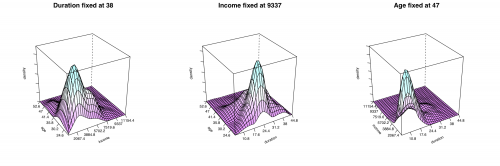

The script that saved this image:
# ----------------------------------------------------------------------------
# Book: SPM
# ----------------------------------------------------------------------------
# See also: -
# ----------------------------------------------------------------------------
# Quantlet: SPMslices3D
# ----------------------------------------------------------------------------
# Description: SPMslices3D computes a kernel density estimate of variables
# Duration of credit, Income and Age of credit data. The density is visualized
# by fixing one variable in each direction.  The bandwidth parameters are
# chosen by Scott's rule of thumb.
# ----------------------------------------------------------------------------
# Author: Yafei Xu, Awdesch Melzer 20130404
# ----------------------------------------------------------------------------

rm(list = ls(all = TRUE))
graphics.off()

require(lattice)
x = read.table("kredit.dat")
x = x[, c(3, 6, 14)]


########### biweight kernel density estimation

ng   = 30  # number of grid
nobs = nrow(x)  # number of obs
h    = 2.5964 * apply(x, 2, sd) * nobs^(-1/7)  # rule-of-thumb bandwidth's

# Duration fix at 38
fix = 38

a   = apply(x, 2, min)
b   = apply(x, 2, max)

for (i in 1:3) {
    assign(paste("grid", i, sep = ""), seq(a[i], b[i], length = ng))
}

X1 = x[, 1]
X2 = x[, 2]
X3 = x[, 3]

fhat = function(x, y) {
    v = matrix(0, ng^2, 1)
    for (i in 1:ng^2) {
        c1 = matrix(fix, nobs, 1)
        c2 = matrix(x[i], nobs, 1)
        c3 = matrix(y[i], nobs, 1)
        v[i] = (1/(nobs * h[1] * h[2] * h[3])) * sum(((15/16) * (1 - ((c1 - X1)/h[1])^2)^2) * 
            as.numeric(abs((c1 - X1)/h[1]) <= 1) * ((15/16) * (1 - ((c2 - X2)/h[2])^2)^2) * 
            as.numeric(abs((c2 - X2)/h[2]) <= 1) * ((15/16) * (1 - ((c3 - X3)/h[3])^2)^2) * 
            as.numeric(abs((c3 - X3)/h[3]) <= 1))
    }
    return(v)
}
### 
outer931 = outer(grid2, grid3, fhat)

par.set = list(axis.line = list(col = "transparent"), clip = list(panel = "off"))
# true function plor
p1 = wireframe(outer931, drape = TRUE, colorkey = F, ticktype = "detailed", main = paste("Duration fixed at", 
    fix), screen = list(z = 30, x = -60), scales = list(arrows = FALSE, col = "black", 
    distance = 1, tick.number = 8, cex = 0.7, x = list(labels = round(seq(a[2], 
        b[2], length = 11), 1)), y = list(labels = round(seq(a[3], b[3], length = 11), 
        1)), z = list(labels = rep(" ", 11))), xlab = list("income", rot = 25, 
    cex = 0.7), ylab = list("age", rot = -50, cex = 0.7), zlab = list("density", 
    rot = 95, cex = 0.7), par.settings = par.set)

# Income fixed at 9337
fix = 9337
fhat = function(x, y) {
    v = matrix(0, ng^2, 1)
    for (i in 1:ng^2) {
        c1 = matrix(x[i], nobs, 1)
        c2 = matrix(fix, nobs, 1)
        c3 = matrix(y[i], nobs, 1)
        v[i] = (1/(nobs * h[1] * h[2] * h[3])) * sum(((15/16) * (1 - ((c1 - X1)/h[1])^2)^2) * 
            as.numeric(abs((c1 - X1)/h[1]) <= 1) * ((15/16) * (1 - ((c2 - X2)/h[2])^2)^2) * 
            as.numeric(abs((c2 - X2)/h[2]) <= 1) * ((15/16) * (1 - ((c3 - X3)/h[3])^2)^2) * 
            as.numeric(abs((c3 - X3)/h[3]) <= 1))
    }
    return(v)
}

outer932 = outer(grid1, grid3, fhat)

# plot 2
p2 = wireframe(outer932, drape = TRUE, colorkey = F, ticktype = "detailed", main = paste("Income fixed at", 
    fix), screen = list(z = 30, x = -60), scales = list(arrows = FALSE, col = "black", 
    distance = 1, tick.number = 8, cex = 0.7, x = list(labels = round(seq(a[1], 
        b[1], length = 11), 1)), y = list(labels = round(seq(a[3], b[3], length = 11), 
        1)), z = list(labels = rep(" ", 11))), xlab = list("duration", rot = 25, 
    cex = 0.7), ylab = list("age", rot = -50, cex = 0.7), zlab = list("density", 
    rot = 95, cex = 0.7), par.settings = par.set)

# age fix at 47
fix  = 47
fhat = function(x, y) {
    v = matrix(0, ng^2, 1)
    for (i in 1:ng^2) {
        c1 = matrix(x[i], nobs, 1)
        c2 = matrix(y[i], nobs, 1)
        c3 = matrix(fix, nobs, 1)
        v[i] = (1/(nobs * h[1] * h[2] * h[3])) * sum(((15/16) * (1 - ((c1 - X1)/h[1])^2)^2) * 
            as.numeric(abs((c1 - X1)/h[1]) <= 1) * ((15/16) * (1 - ((c2 - X2)/h[2])^2)^2) * 
            as.numeric(abs((c2 - X2)/h[2]) <= 1) * ((15/16) * (1 - ((c3 - X3)/h[3])^2)^2) * 
            as.numeric(abs((c3 - X3)/h[3]) <= 1))
    }
    return(v)
}

outer933 = outer(grid1, grid2, fhat)

# plot 3
p3 = wireframe(outer933, drape = TRUE, colorkey = F, ticktype = "detailed", main = paste("Age fixed at", 
    fix), screen = list(z = 30, x = -60), scales = list(arrows = FALSE, col = "black", 
    distance = 1, tick.number = 8, cex = 0.7, x = list(labels = round(seq(a[1], 
        b[1], length = 11), 1)), y = list(labels = round(seq(a[2], b[2], length = 11), 
        1)), z = list(labels = rep(" ", 11))), xlab = list("duration", rot = 25, 
    cex = 0.7), ylab = list("income", rot = -50, cex = 0.7), zlab = list("density", 
    rot = 95, cex = 0.7), par.settings = par.set)

# pdf('SPMsliced3D%02d.pdf', height=5, width=15, onefile=F)
print(p1, split = c(1, 1, 3, 1), more = TRUE)
print(p2, split = c(2, 1, 3, 1), more = TRUE)
print(p3, split = c(3, 1, 3, 1))
# dev.off()